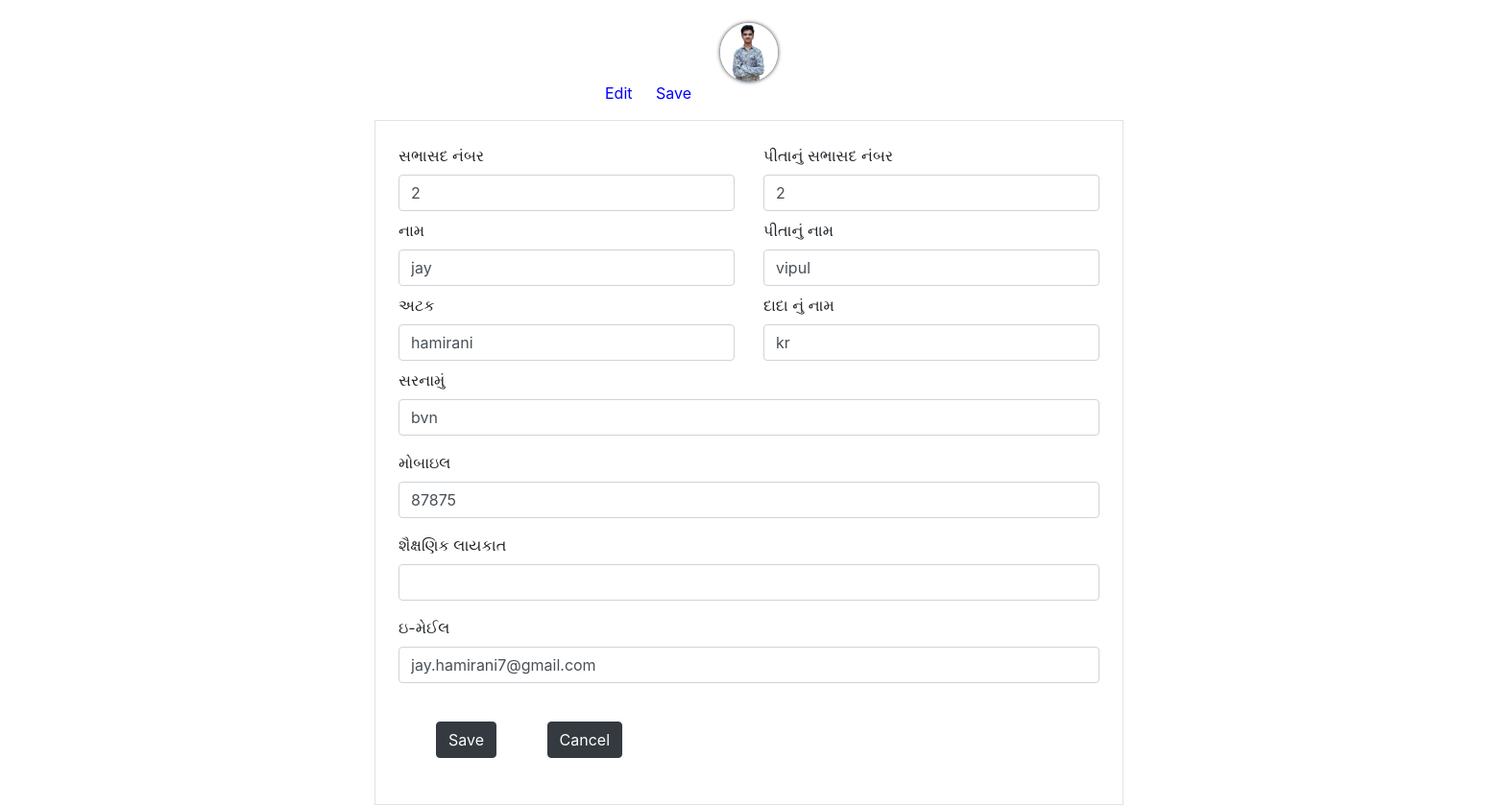
Page /edit/2 on the committed database.
### webapp/models.py (models this page shows, shortened)
class person(models.Model):
    registerno = models.CharField(null=True, max_length=15)
    father_registerno = models.CharField(null=True, max_length=15)
    first_name = models.CharField(max_length=15, default="")
    last_name = models.CharField(max_length=15, default="")
    sername = models.CharField(max_length=15, default="")
    g_father = models.CharField(max_length=15, default="")
    qualification = models.CharField(max_length=15, default="")
    email = models.CharField(max_length=20, default="")
    address = models.CharField(max_length=200, default="")
    phone = models.CharField(max_length=15, default="")
    image = models.ImageField(upload_to="upload/", default="")

### webapp/views.py (the view, shortened to what this page needs)
# urls.py: path('edit/<int:id>', views.edit, name='edit'),
def edit(request, id):
    person_id = person.objects.get(id=id)
    return render(request, 'edit.html', {'person': person_id})

### webapp/templates/edit.html (shortened to what this page needs)
<!DOCTYPE html>
<html>
	<head>
		{% load static %}
		<link rel="stylesheet" href="{% static 'bootstrap/bootstrap.min.css' %}">
    <link rel="stylesheet" href="{% static 'bootstrap/style.css' %}">
	</head>
    <form action="/imageEdit/{{person.id}}" enctype="multipart/form-data" method="POST">
	<div class="container mt-4" style="text-align: center;">
		<img style="border-radius:50px; box-shadow:0px 0px 4px 0px; width:60px;" src="/media/{{person.image}}"/>
	</div>
    <div class="container" style="margin-left:615px; color:blue;">
        <label for="im">Edit</label>
        <label for="button" style="margin-left:20px;">Save</label>
    </div>
    </form>
	<div class="container-sm w-50 mt-2 p-4 border">
		<form action="/edit/{{person.id}}" enctype="multipart/form-data" method="POST">
			<div class="row">
				<div class="col col-sm-6">
				  <label>સભાસદ નંબર </label>
				  <input type="text" class="form-control"  id="reg_no" name="reg_no" value="{{person.registerno}}">
				</div>
				<div class="col col-sm-6">
					<label>પીતાનું સભાસદ નંબર</label>
					<input type="text" class="form-control" id="Frno" name="Frno" value="{{person.registerno}}">
				</div>
			  </div>
			  <div class="row mt-2">
				<div class="col col-sm-6">
				  <label>નામ </label>
				  <input type="text" class="form-control"  id="first_name" name="first_name" value="{{person.first_name}}">
				</div>
				<div class="col col-sm-6">
					<label>પીતાનું નામ </label>
					<input type="text" class="form-control" id="last_name" name="last_name" value="{{person.last_name}}">
				</div>
			  </div>
			  <div class="row mt-2">
				<div class="col col-sm-6">
				  <label>અટક </label>
				  <input type="text" class="form-control"  id="sername" name="sername" value="{{person.sername}}">
				</div>
				<div class="col col-sm-6">
					<label>દાદા નું નામ </label>
					<input type="text" class="form-control" id="grand-fathername" name="grand-fathername" value="{{person.g_father}}">
				  </div>
			  </div>
			  <div class="form-group mt-2">
				<label>સરનામું</label>
				<input type="text" class="form-control" id="address" name="address" value="{{person.address}}">
			  </div>
			  <div class="form-group">
				<label>મોબાઇલ </label>
				<input type="text" class="form-control" id="phone" name="phone" value="{{person.phone}}">
			  </div>
			  <div class="form-group">
				<label>શૈક્ષણિક લાયકાત </label>
				<input type="text" class="form-control" id="qlu" name="qlu" value="{{person.qualification}}">
			  </div>
		   <div class="form-group">
			 <label>ઇ-મેઈલ</label>
			 <input type="email" class="form-control" id="email" name="email" value="{{person.email}}">
		   </div>
			<div class="container">
				<button class="btn btn-dark m-4">Save</button>
				<a class="btn btn-dark m-4" href="/customer_list">Cancel</a>
			</div>
		</form>
	  </div>
</html>

### rows in the picture
person: image (picture), reg_no "2", Frno "2", first_name "jay", last_name "vipul", sername "hamirani", grand-fathername "kr", address "bvn", phone "87875", email "jay.hamirani7@gmail.com"
